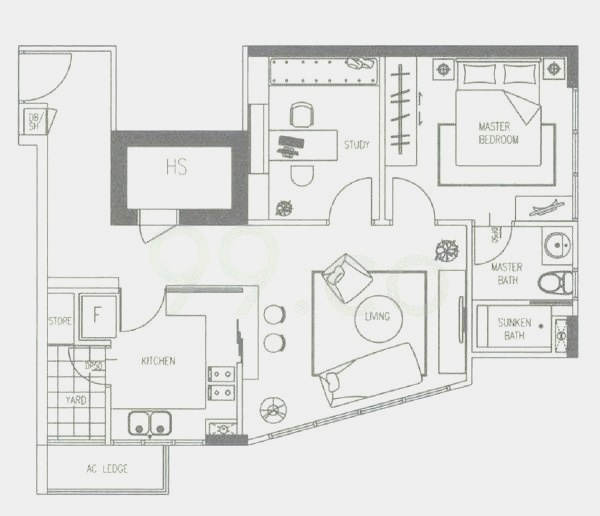
#> input picture floorWatermark.jpg, 600 x 516 px, found by its file name
$ python openCV.py
#> lines starting #> are read from the running program, lines starting #| are printed output that depends on the picture
import cv2
import numpy as np
import math


# load image with alpha channel
img = cv2.imread('floorWatermark.jpg')
#> img is the input picture: shape (516, 600, 3); mean B, G, R 226.7, 228.2, 227.8

# define desired brightness and contrast change values
bri = 20
con = -40

# compute slope and intercept
diffcon = (100 - con)
if diffcon <= 0.1: con=99.9

arg = math.pi * (((con * con) / 20000) + (3 * con / 200)) / 4
slope = 1 + (math.sin(arg) / math.cos(arg))
if slope < 0: slope=0

pivot = (100 - bri) / 200
intcpbri = bri / 100
intcpcon = pivot * (1 - slope)
intercept = (intcpbri + intcpcon)

# print slope and intercept
print(slope, intercept)

# apply slope and intercept
img = img/255.0
out = slope * img + intercept
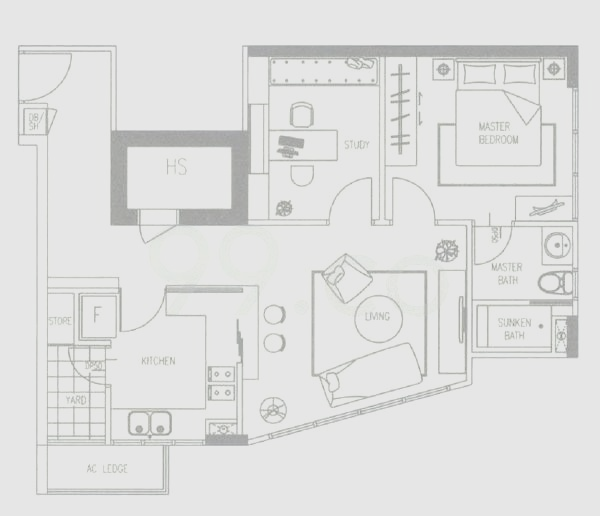
#> out: shape (516, 600, 3) float64; mean B, G, R 0.877, 0.881, 0.88
out[out>1] = 1
out[out<0] = 0

# display IN and OUT images
cv2.imshow('IN', img)
cv2.imshow('OUT', out)
cv2.waitKey(0)
cv2.destroyAllWindows()

# save output image
out = 255.0 * out
out = out.astype(int)
cv2.imwrite('floorWatermark.jpg', out)
